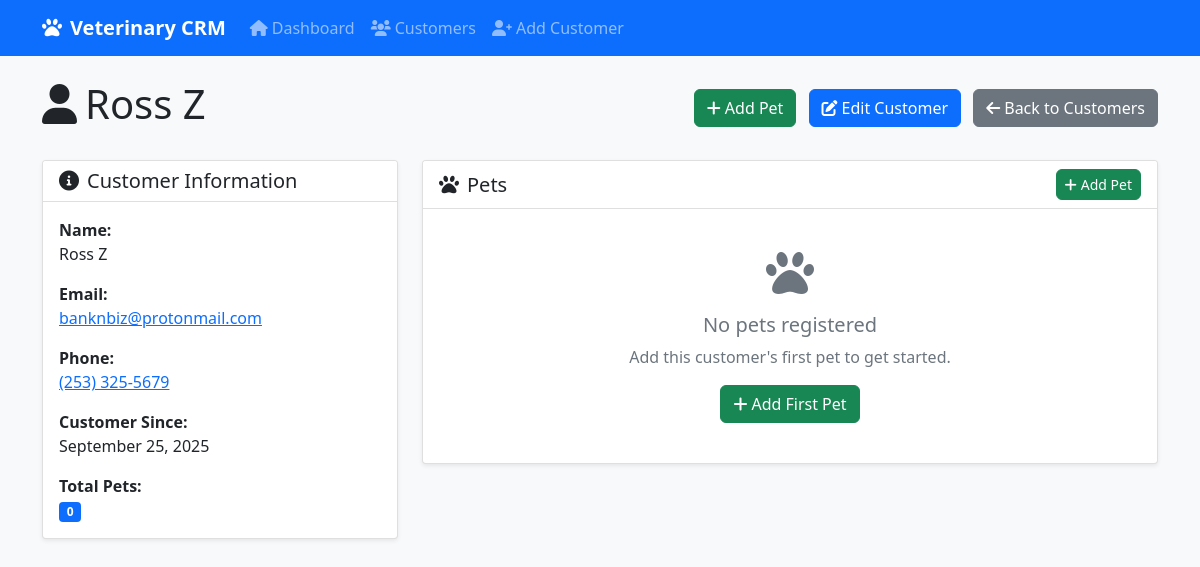
Screenshot of /customer/1 with the database file from the repository.
### models.py (models this page shows, shortened)
class Customer(db.Model):
    __tablename__ = 'customers'
    id = db.Column(db.Integer, primary_key=True)
    first_name = db.Column(db.String(50), nullable=False)
    last_name = db.Column(db.String(50), nullable=False)
    email = db.Column(db.String(100), unique=True, nullable=False)
    phone = db.Column(db.String(20), nullable=False)
    address = db.Column(db.Text)
    created_at = db.Column(db.DateTime, default=datetime.utcnow)
    updated_at = db.Column(db.DateTime, default=datetime.utcnow, onupdate=datetime.utcnow)
    pets = db.relationship('Pet', backref='owner', lazy=True, cascade='all, delete-orphan')

### app.py (the view)
@app.route('/customer/<int:customer_id>')
def customer_detail(customer_id):
    customer = Customer.query.get_or_404(customer_id)
    return render_template('customer_detail.html', customer=customer)

### templates/customer_detail.html (shortened to what this page needs)
{% extends "base.html" %}
{% block content %}
<div class="row">
    <div class="col-12">
        <div class="d-flex justify-content-between align-items-center mb-4">
            <h1><i class="fas fa-user me-2"></i>{{ customer.first_name }} {{ customer.last_name }}</h1>
            <div>
                <a href="{{ url_for('add_pet', customer_id=customer.id) }}" class="btn btn-success me-2">
                    <i class="fas fa-plus me-1"></i>Add Pet
                </a>
                <a href="{{ url_for('edit_customer', customer_id=customer.id) }}" class="btn btn-primary me-2">
                    <i class="fas fa-edit me-1"></i>Edit Customer
                </a>
                <a href="{{ url_for('customers') }}" class="btn btn-secondary">
                    <i class="fas fa-arrow-left me-1"></i>Back to Customers
                </a>
            </div>
        </div>
    </div>
</div>
<div class="row">
    <div class="col-md-4">
        <div class="card">
            <div class="card-header">
                <h5 class="mb-0"><i class="fas fa-info-circle me-2"></i>Customer Information</h5>
            </div>
            <div class="card-body">
                <div class="mb-3">
                    <strong>Name:</strong><br>
                    {{ customer.first_name }} {{ customer.last_name }}
                </div>
                <div class="mb-3">
                    <strong>Email:</strong><br>
                    <a href="mailto:{{ customer.email }}">{{ customer.email }}</a>
                </div>
                <div class="mb-3">
                    <strong>Phone:</strong><br>
                    <a href="tel:{{ customer.phone }}">{{ customer.phone }}</a>
                </div>
                <div class="mb-3">
                    <strong>Customer Since:</strong><br>
                    {{ customer.created_at.strftime('%B %d, %Y') if customer.created_at else 'N/A' }}
                </div>
                <div class="mb-0">
                    <strong>Total Pets:</strong><br>
                    <span class="badge bg-primary">{{ customer.pets|length }}</span>
                </div>
            </div>
        </div>
    </div>
    <div class="col-md-8">
        <div class="card">
            <div class="card-header d-flex justify-content-between align-items-center">
                <h5 class="mb-0"><i class="fas fa-paw me-2"></i>Pets</h5>
                <a href="{{ url_for('add_pet', customer_id=customer.id) }}" class="btn btn-sm btn-success">
                    <i class="fas fa-plus me-1"></i>Add Pet
                </a>
            </div>
            <div class="card-body">
                {% if customer.pets %}
                    <div class="row">
                        {% for pet in customer.pets %}
                        <div class="col-md-6 mb-3">
                            <div class="card h-100">
                                <div class="card-body">
                                    <div class="d-flex justify-content-between align-items-start mb-2">
                                        <h6 class="card-title mb-0">{{ pet.name }}</h6>
                                        <div class="dropdown">
                                            <button class="btn btn-sm btn-outline-secondary dropdown-toggle" type="button" data-bs-toggle="dropdown">
                                                <i class="fas fa-ellipsis-v"></i>
                                            </button>
                                            <ul class="dropdown-menu">
                                                <li><a class="dropdown-item" href="{{ url_for('edit_pet', pet_id=pet.id) }}">
                                                    <i class="fas fa-edit me-1"></i>Edit
                                                </a></li>
                                                <li><hr class="dropdown-divider"></li>
                                                <li><a class="dropdown-item text-danger" href="#"
                                                       onclick="confirmDeletePet({{ pet.id }}, '{{ pet.name }}')">
                                                    <i class="fas fa-trash me-1"></i>Delete
                                                </a></li>
                                            </ul>
                                        </div>
                                    </div>
                                    <p class="card-text">
                                        <strong>Species:</strong> {{ pet.species }}<br>
                                        {% if pet.breed %}<strong>Breed:</strong> {{ pet.breed }}<br>{% endif %}
                                        {% if pet.age %}<strong>Age:</strong> {{ pet.age }} years<br>{% endif %}
                                        {% if pet.weight %}<strong>Weight:</strong> {{ pet.weight }} lbs<br>{% endif %}
                                        {% if pet.color %}<strong>Color:</strong> {{ pet.color }}<br>{% endif %}
                                        {% if pet.gender %}<strong>Gender:</strong> {{ pet.gender }}<br>{% endif %}
                                        {% if pet.microchip_id %}<strong>Microchip:</strong> {{ pet.microchip_id }}<br>{% endif %}
                                    </p>
                                    {% if pet.notes %}
                                    <div class="mt-2">
                                        <small class="text-muted">
                                            <strong>Notes:</strong> {{ pet.notes[:100] }}{% if pet.notes|length > 100 %}...{% endif %}
                                        </small>
                                    </div>
                                    {% endif %}
                                </div>
                                <div class="card-footer text-muted">
                                    <small>Added {{ pet.created_at.strftime('%m/%d/%Y') if pet.created_at else 'N/A' }}</small>
                                </div>
                            </div>
                        </div>
                        {% endfor %}
                    </div>
                {% else %}
                    <div class="text-center py-4">
                        <i class="fas fa-paw fa-3x text-muted mb-3"></i>
                        <h5 class="text-muted">No pets registered</h5>
                        <p class="text-muted">Add this customer's first pet to get started.</p>
                        <a href="{{ url_for('add_pet', customer_id=customer.id) }}" class="btn btn-success">
                            <i class="fas fa-plus me-1"></i>Add First Pet
                        </a>
                    </div>
                {% endif %}
            </div>
        </div>
    </div>
</div>
{% endblock %}

### static/css/style.css (style rules this page uses)
body { background-color: #f8f9fa; }
.card { box-shadow: 0 0.125rem 0.25rem rgba(0, 0, 0, 0.075); border: 1px solid rgba(0, 0, 0, 0.125); }
.card-header { background-color: #fff; border-bottom: 1px solid rgba(0, 0, 0, 0.125); }
.btn { border-radius: 0.375rem; }
.badge { font-size: 0.75em; }

### rows the page displays
Customer: first_name "Ross", last_name "Z", email "banknbiz@protonmail.com", phone "(253) 325-5679", created_at "September 25, 2025"

### other values shown
{{ customer.pets|length }} "0"
